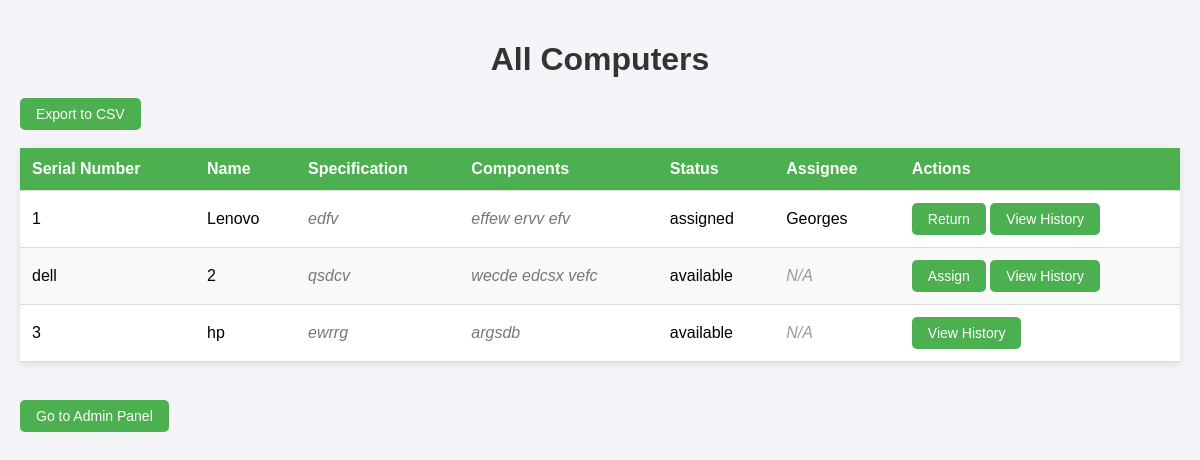
The page / on the database its author committed.
### computer/models.py (models this page shows, shortened)
class Computer(models.Model):
    serial_number = models.CharField(max_length=200, unique=True)
    name = models.CharField(max_length=200)
    type = models.CharField(
        max_length=20,
        choices=[('desktop', 'Desktop'), ('laptop', 'Laptop')],
        default='desktop'
    )
    specification = models.TextField(null=True, blank=True)
    components = models.TextField()
    spare = models.BooleanField(default=False)
    status = models.CharField(
        max_length=20,
        choices=[('available', 'Available'), ('assigned', 'Assigned')],
        default='available'
    )
    assignee = models.ForeignKey(Assignee, null=True, blank=True, on_delete=models.SET_NULL)

class Assignee(models.Model):
    name = models.CharField(max_length=200)

### computer/views.py (the view)
# urls.py: path('', views.computer_list, name='computer_list'),
def computer_list(request):
    computers = Computer.objects.all()
    return render(request, 'computer/computer_list.html', {'computers': computers})

### computer/templates/computer/computer_list.html (shortened to what this page needs)
<!DOCTYPE html>
<html lang="en">
<head>
</head>
<body>
    <h1>All Computers</h1>
    <a href="{% url 'export_computers_csv' %}">
            <button>Export to CSV</button>
    </a>
    <br>
    <br>
    <table>
        <thead>
            <tr>
                <th>Serial Number</th>
                <th>Name</th>
                <th>Specification</th>
                <th>Components</th>
                <th>Status</th>
                <th>Assignee</th>
                <th>Actions</th>
            </tr>
        </thead>
        <tbody>
            {% for computer in computers %}
            <tr>
                <td>{{ computer.serial_number }}</td>
                <td>{{ computer.name }}</td>
                <td class="text-field">{{ computer.specification|default:"No specification available" }}</td>
                <td class="text-field">{{ computer.components|default:"No components listed" }}</td>
                <td>{{ computer.status }}</td>
                <td>
                    {% if computer.assignee %}
                        {{ computer.assignee.name }}
                    {% else %}
                        <span class="no-assignee">N/A</span>
                    {% endif %}
                </td>
                <td>
                    {% if not computer.spare %}
                    {% if computer.status == 'available' %}
                        <a href="{% url 'assign_computer' computer.id %}">
                            <button>Assign</button>
                        </a>
                    {% else %}
                        <a href="{% url 'return_computer' computer.id %}">
                            <button>Return</button>
                        </a>
                    {% endif %}
                    {% endif %}
                    <a href="{% url 'computer_history' computer.id %}">
                        <button>View History</button>
                    </a>
                </td>
            </tr>
            {% endfor %}
        </tbody>
    </table>
<br>
<a href="/admin/" target="_blank">
    <button>Go to Admin Panel</button>
</a>
</body>
</html>

### computer/templates/computer/computer_list.html (style rules this page uses)
body { font-family: Arial, sans-serif; background-color: #f4f4f9; margin: 0; padding: 20px; }
h1 { text-align: center; margin-bottom: 20px; color: #333; }
table { width: 100%; margin-bottom: 20px; border-collapse: collapse; background-color: #fff; box-shadow: 0 2px 8px rgba(0, 0, 0, 0.1); }
th, td { padding: 12px; text-align: left; border-bottom: 1px solid #ddd; }
th { background-color: #4CAF50; color: white; }
tr:nth-child(even) { background-color: #f9f9f9; }
button { padding: 8px 16px; background-color: #4CAF50; color: white; border: none; border-radius: 5px; cursor: pointer; text-align: center; font-size: 14px; }
a { text-decoration: none; }
.text-field { font-style: italic; color: #777; }
.no-assignee { color: #999; font-style: italic; }

### rows shown on the page
Computer: serial_number "1", name "Lenovo", specification "edfv", components "effew ervv efv", status "assigned", assignee.name "Georges", spare "Return"
Computer: serial_number "dell", name "2", specification "qsdcv", components "wecde edcsx vefc", status "available", shows "N/A", spare "Assign"
Computer: serial_number "3", name "hp", specification "ewrrg", components "argsdb", status "available", shows "N/A"
